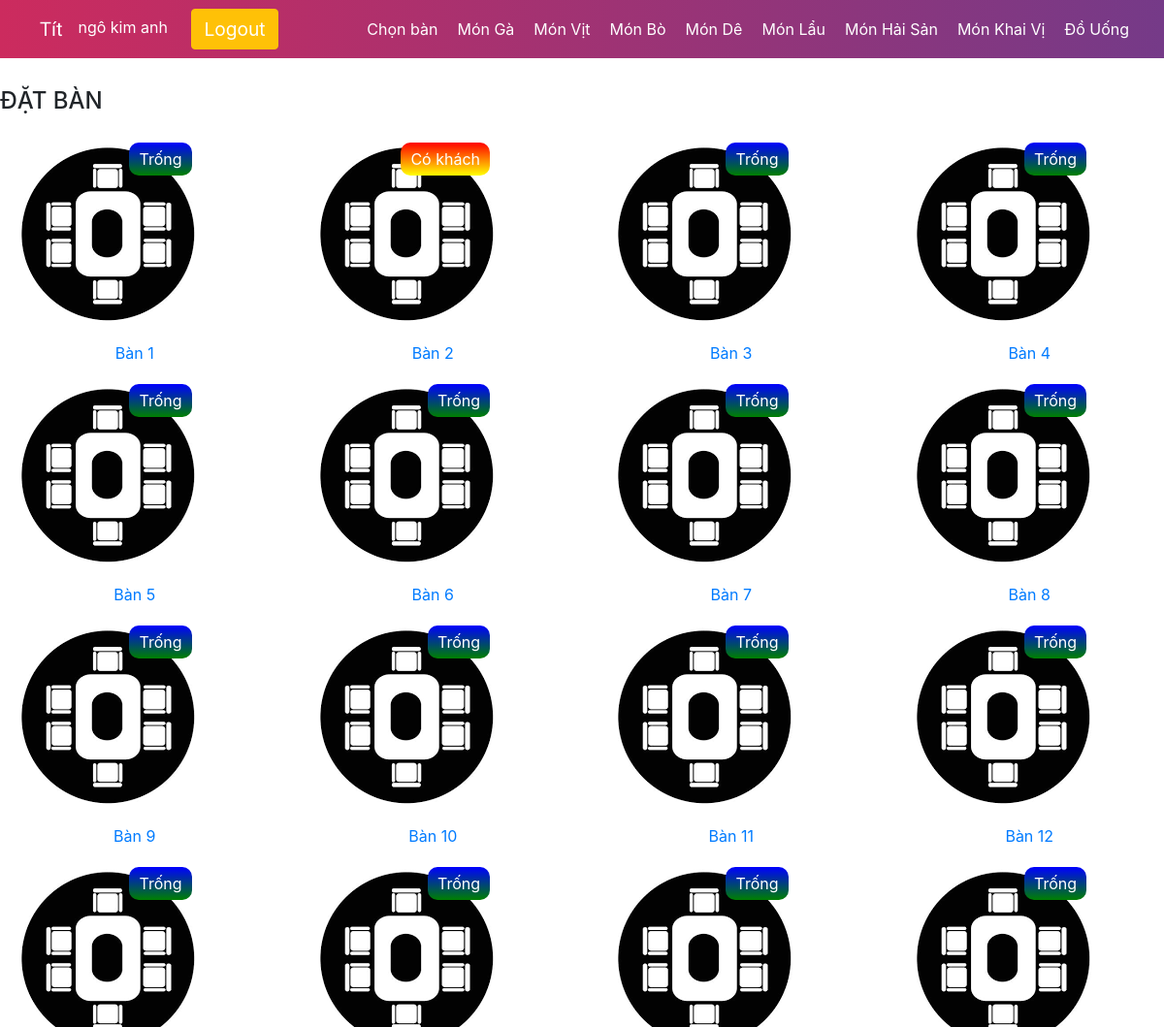
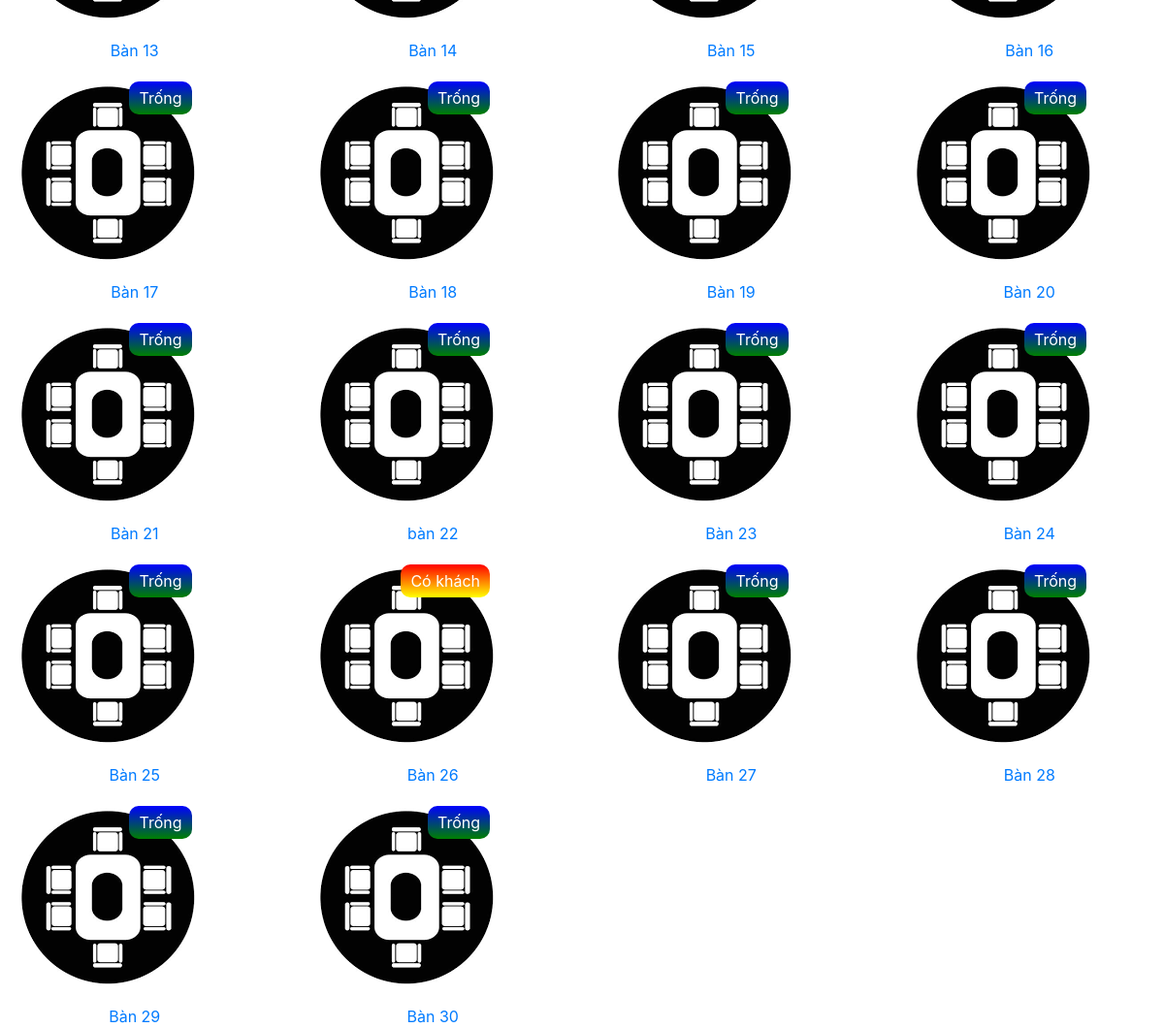
The page /php/check_book.php (signed in) on the database its author committed (2 pictures, top to bottom).
### tables this page shows
CREATE TABLE `user` (
  `id_user` int(11) NOT NULL,
  `ten_user` varchar(50) NOT NULL,
  `sdt_user` varchar(50) NOT NULL,
  `email_user` varchar(50) NOT NULL,
  `matkhau` varchar(50) NOT NULL,
  `quyen_user` tinyint(4) NOT NULL
);

CREATE TABLE `banan` (
  `id_banan` int(11) NOT NULL,
  `ten_banan` varchar(50) NOT NULL,
  `ghichu` int(11) NOT NULL
);

### php/select_book.php (the view, shortened to what this page needs)
<?php
                require("connect.php") ;
                $sql="SELECT banan.*, min(oder.trangthai) as trangthai FROM banan LEFT JOIN oder on banan.id_banan = oder.id_banan   GROUP BY banan.id_banan ORDER BY banan.id_banan";
                $result = mysqli_query($conn,$sql);
                if (mysqli_num_rows($result) > 0){
                    while ($row = mysqli_fetch_assoc($result)){
                        $id_banan=$row['id_banan'];
                        $ten_banan = $row['ten_banan'];
            ?>
                        <div class='col-lg-3'>
                            <div class='table__item' >
                            <a href='book_product.php?id_ban=<?php echo $id_banan; ?>' class='table__link' >
                                    <img src='../image/icon_table.png' alt=''>
                                    <div style="text-align:center;"><?php echo $ten_banan; ?></div>
                                    <?php
                                        if($row['trangthai']==1||$row['trangthai']==2){
                                            echo '<p style="color: white;position: absolute;top: 20px;right: 95px;padding: 5px 10px; background-image: linear-gradient(red, yellow);border-radius: 10px;">Có khách</p>';
                                        }else{
                                             echo '<p style="color: white;position: absolute;top: 20px;right: 95px;padding: 5px 10px; background-image: linear-gradient(blue, green);border-radius: 10px;">Trống</p>';
                                        }
                                     ?>
                            </a>
                            </div>
                        </div>
                    <?php
                    }
                }
                else{
                    echo" 0 result";
                    }
            ?>

### php/check_book.php (shortened to what this page needs)
<?php
    require("session_user.php");
if(isset($_SESSION['login_user'])){
  $sql2="SELECT * FROM user where sdt_user = ".$_SESSION['login_user'];
  $result2 = $conn->query($sql2);
  $data = $result2->fetch_assoc();
}else{
 header("location: login.php");
}
 ?>
<!DOCTYPE html>
<html lang="en">
<head>
     <link rel="stylesheet" href="../css/style.css">
    <link rel="stylesheet" href="../css/header_user.css">
    <link rel="stylesheet" href="../css/book_product.css">
    <?php require("../css/style.php"); ?>
</head>
<body>
        <?php
require("header_user.php")
         ?>
        <div class="checkbook__body ">
            <div class="checkbook__header">
                 <b style="color: white;font-size:25px;line-height: 30px;">Nhân viên : <?=$data['ten_user']?></b>
                <h4 class="header__text">ĐẶT BÀN</h4>
            </div>
        <div class="row">
            <?php require("select_book.php");?>
            </div>
        </div>
</body>
</html>

### css/style.php (shortened to what this page needs)
<link rel="stylesheet" href="https://maxcdn.bootstrapcdn.com/bootstrap/4.0.0/css/bootstrap.min.css">

### php/header_user.php
<nav class="navbar navbar-expand-lg navbar-custom"> <a class='navbar-brand' href="check_book.php">Tít </a>
        <div class="collapse navbar-collapse">
        <?php if(isset($_SESSION['login_user'])): ?>
            <ul class="navbar-nav nav mr-auto">
            <li class="reg_form">
                <label for="" style="margin-right: 20px;color: white;"><?=$data['ten_user']?></label>
                <a class="btn btn-warning" href="logout.php" >Logout</a>
                </li>
            </ul>
        <?php endif; ?>
            <ul class="navbar-nav nav navbar-right ">
                 <li class="header__notify-list-item notify__menu">
                    <a href="check_book.php" class="header__notify-list-link"  >Chọn bàn</a>
                </li>
                <li class="header__notify-list-item notify__menu">
                    <a href="#1" class="header__notify-list-link"  >Món Gà</a>
                </li>
                <li class="header__notify-list-item">
                    <a href="#2" class="header__notify-list-link">Món Vịt</a>
                </li>
                <li class="header__notify-list-item">
                    <a href="#3" class="header__notify-list-link">Món Bò </a>
                </li>
                <li class="header__notify-list-item">
                    <a href="#4" class="header__notify-list-link">Món Dê</a>
                </li>
                <li class="header__notify-list-item">
                    <a href="#5" class="header__notify-list-link">Món Lẩu </a>
                </li>
                <li class="header__notify-list-item">
                    <a href="#8" class="header__notify-list-link">Món Hải Sản</a>
                </li>
                <li class="header__notify-list-item">
                    <a href="#6" class="header__notify-list-link">Món Khai Vị</a>
                </li>
                <li class="header__notify-list-item">
                    <a href="#7" class="header__notify-list-link">Đồ Uống</a>
                </li>
            </ul>
        </div>
    </nav>

### css/style.css (style rules this page uses)
* { margin: 0; padding: 0; }
.reg_form>a { font-size: 1.2em; margin-right: 10px; }
.navbar-brand { font-family: 'Sriracha',sans-serif; font-size: 2.5em; color: white !important; padding-left: 25px; font-weight: normal; }
.navbar-custom { background: linear-gradient(to right, rgb(204, 43, 94), rgb(117, 58, 136)); height: 5vw; width: 100%; z-index: 999; }
.navbar-nav>li>a { color: white; }

### css/header_user.css (style rules this page uses)
.header__notify-list-item { position: relative; padding-right:10px; display:inline-block; }
.header__notify-list-link { padding-right:10px; }

### css/style.php (style rules this page uses)
body,html { width: 100% !important; margin: 0px !important; padding: 0px !important; overflow-x: hidden !important; }

### rows shown on the page
user: ten_user "ngô kim anh"
banan: ten_banan "Bàn 1", shows "Trống"
banan: ten_banan "Bàn 2", shows "Có khách"
banan: ten_banan "Bàn 3", shows "Trống"
banan: ten_banan "Bàn 4", shows "Trống"
banan: ten_banan "Bàn 5", shows "Trống"
banan: ten_banan "Bàn 6", shows "Trống"
banan: ten_banan "Bàn 7", shows "Trống"
banan: ten_banan "Bàn 8", shows "Trống"
banan: ten_banan "Bàn 9", shows "Trống"
banan: ten_banan "Bàn 10", shows "Trống"
banan: ten_banan "Bàn 11", shows "Trống"
banan: ten_banan "Bàn 12", shows "Trống"
banan: ten_banan "Bàn 13", shows "Trống"
banan: ten_banan "Bàn 14", shows "Trống"
banan: ten_banan "Bàn 15", shows "Trống"
banan: ten_banan "Bàn 16", shows "Trống"
banan: ten_banan "Bàn 17", shows "Trống"
banan: ten_banan "Bàn 18", shows "Trống"
banan: ten_banan "Bàn 19", shows "Trống"
banan: ten_banan "Bàn 20", shows "Trống"
banan: ten_banan "Bàn 21", shows "Trống"
banan: ten_banan "bàn 22", shows "Trống"
banan: ten_banan "Bàn 23", shows "Trống"
banan: ten_banan "Bàn 24", shows "Trống"
banan: ten_banan "Bàn 25", shows "Trống"
banan: ten_banan "Bàn 26", shows "Có khách"
banan: ten_banan "Bàn 27", shows "Trống"
banan: ten_banan "Bàn 28", shows "Trống"
banan: ten_banan "Bàn 29", shows "Trống"
banan: ten_banan "Bàn 30", shows "Trống"
